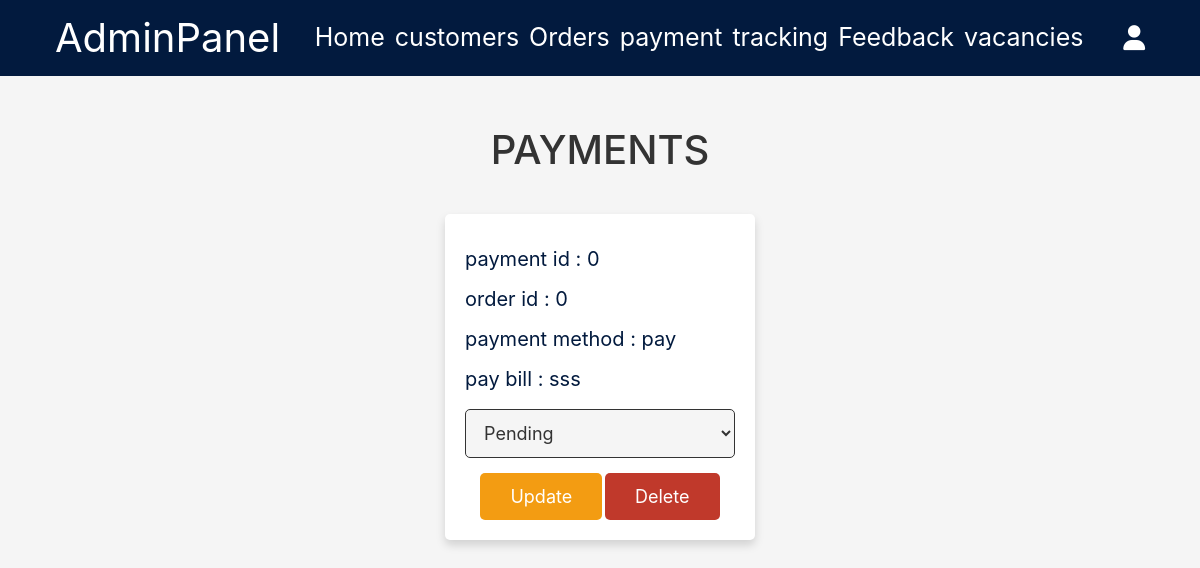
The app's page /1.Admin_Account/payment.php (signed in) with its own data.
### tables this page shows
CREATE TABLE `payment` (
  `payment_id` int(11) NOT NULL,
  `order_id` int(11) NOT NULL,
  `payment_method` varchar(30) NOT NULL,
  `payment_status` varchar(30) NOT NULL DEFAULT 'pending',
  `pay_bill` varchar(30) NOT NULL
);

### 1.Admin_Account/payment.php (the view, shortened to what this page needs)
<?php
$conn = mysqli_connect('localhost', 'root', '', 'ecargoms') or die('connection failed');
?>
<!DOCTYPE html>
<html lang="en">
<head>
<link href="bootstrap/css/bootstrap.min.css" rel="stylesheet" >
<link href="source/css/admin.css" rel="stylesheet">
</head>
<body>
<?php
include 'nav.php';
?>
<section>
    <h1 class="title">payments</h1>
    <div class="container">
        <div class="row justify-content-md-center">
            <div class="col-md-4">
                <div class="box-1 shadow">
                <?php
            $order_query = "SELECT * FROM payment";
            $select_orders = mysqli_query($conn, $order_query);
            if(mysqli_num_rows($select_orders) > 0){
                while($fetch_orders = mysqli_fetch_assoc($select_orders)){
        ?>
        <div>
            <p>payment id : <span><?php echo $fetch_orders['payment_id']; ?></span></p>
            <p>order id : <span><?php echo $fetch_orders['order_id']; ?></span></p>
            <p>payment method : <span><?php echo $fetch_orders['payment_method']; ?></span></p>
            <p>pay bill : <span><?php echo $fetch_orders['pay_bill']; ?></span></p>
            <form action="" method="POST">
                <select name="update_payment">
                    <option value="" selected disabled><?php echo $fetch_orders['payment_status']; ?></option>
                </select>
                <input type="submit" value="update" name="update_order" class="option-btn">
                <a href="payment.php?delete=<?php echo $fetch_orders['payment_id']; ?>" onclick="return confirm('delete this order?');" class="delete-btn">delete</a>
            </form>
        </div>
        <?php
        }
            }else{
                echo '<p class="empty">no payments placed yet!</p>';
            }
        ?>
                </div>
            </div>
        </div>
    </div>
</section>
</body>
</html>

### 1.Admin_Account/source/css/admin.css (style rules this page uses)
:root { --blue: #021a3e; --red: #c0392b; --orange: #f39c12; --black: #333; --white: #fff; --light-color: #666; --light-white: #ccc; --light-bg: #f5f5f5; --border: .1rem solid var(--black); --box-shedow: 0 .5rem 1rem rgba(0,0,0,.1); }
* { margin: 0; padding: 0; box-sizing: border-box; outline: none; border: none; text-decoration: none; transition: all .0s linear; }
html { font-size: 62.5%; overflow-x: hidden; }
body { background-color: var(--light-bg); }
section { padding: 3rem 2rem; }
.title { text-align: center; margin-top: 2rem; margin-bottom: 2rem; text-transform: uppercase; color: var(--black); font-size: 4rem; }
.btn, .option-btn, .delete-btn, .white-btn { display: inline-block; margin-top: 1rem; padding: 1rem 3rem; cursor: pointer; color: var(--white); font-size: 1.8rem; border-radius: .5rem; text-transform: capitalize; }
.option-btn { background-color: var(--orange); }
.delete-btn { background-color: var(--red); }
.box-1 { border-radius: .5rem; margin: 2rem; padding: 2rem; background-color: var(--white); }
.box-1 p { margin-top: 1rem; color: var(--blue); font-size: 2rem; }
.box-1 form { text-align: center; }
.box-1 form select { width: 100%; background-color: var(--light-bg); border: var(--border); padding: 1.2rem 1.4rem; font-size: 1.8rem; color: var(--black); border-radius: .5rem; margin: .5rem 0; }

### records on screen
payment: payment_id "0", order "0", payment_method "pay", pay_bill "sss", update_payment "Pending"
